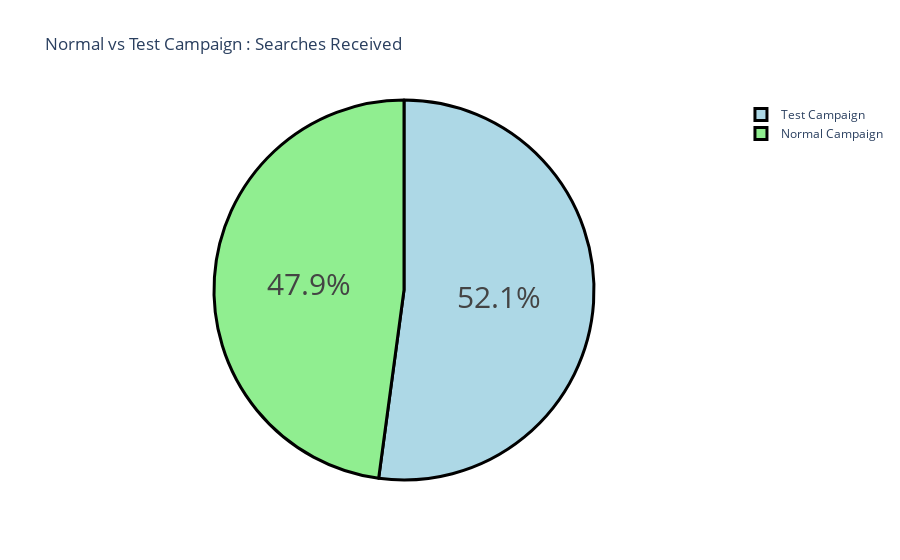

Notebook code for this chart:
### Markdown cell above
**1. Lets start with Comparing Number of searches received from both Campaigns**

### Code cell
data = {'Category': ['Normal Campaign', 'Test Campaign'],
        'Values': [sum(normal_data["Searches Received"]), sum(test_data["Searches Received"])]}

df = pd.DataFrame(data)

# Create a pie chart using Plotly Express
fig = px.pie(df, names='Category', values='Values', title='Normal vs Test Campaign : Searches Received')
fig.update_traces(marker=dict(line=dict(color='black', width=3)))
fig.update_traces(marker=dict(colors=["lightgreen", "lightblue"]),textfont_size=30)
# Show the chart
fig.show()

### Figure 1 — Plotly figure (JSON) as saved in the notebook; plotly's stock layout.template omitted (floating-point values rounded to 4 significant figures)
{"data": [{"domain": {"x": [0, 1], "y": [0, 1]}, "hovertemplate": "Category=%{label}<br>Values=%{value}<extra></extra>", "labels": ["Normal Campaign", "Test Campaign"], "legendgroup": "", "marker": {"colors": ["lightgreen", "lightblue"], "line": {"color": "black", "width": 3}}, "name": "", "showlegend": true, "textfont": {"size": 30}, "type": "pie", "values": [66640.0, 72569]}], "layout": {"legend": {"tracegroupgap": 0}, "title": {"text": "Normal vs Test Campaign : Searches Received"}}}
